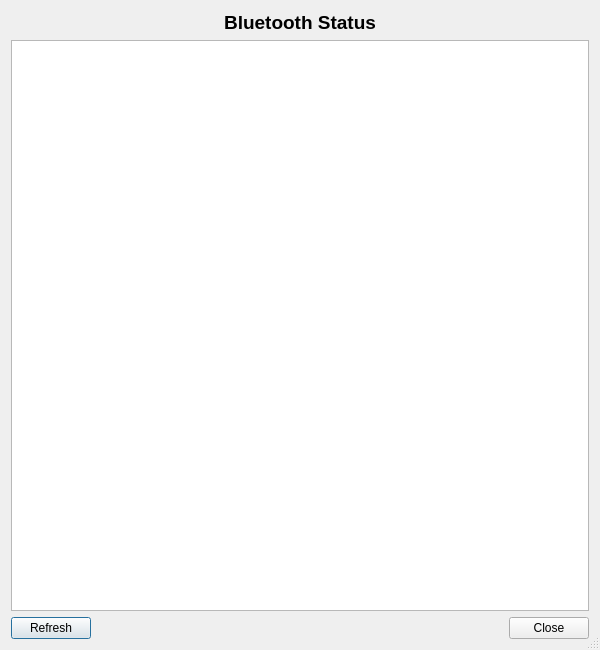
<?xml version="1.0" encoding="UTF-8"?>
<ui version="4.0">
 <class>BluetoothStatusDialog</class>
 <widget class="QDialog" name="BluetoothStatusDialog">
  <property name="geometry">
   <rect>
    <x>0</x>
    <y>0</y>
    <width>600</width>
    <height>650</height>
   </rect>
  </property>
  <property name="windowTitle">
   <string>Bluetooth Status</string>
  </property>
  <property name="sizeGripEnabled">
   <bool>true</bool>
  </property>
  <layout class="QVBoxLayout" name="verticalLayout">
   <item>
    <widget class="QLabel" name="label">
     <property name="font">
      <font>
       <pointsize>14</pointsize>
       <bold>true</bold>
      </font>
     </property>
     <property name="text">
      <string>Bluetooth Status</string>
     </property>
     <property name="alignment">
      <set>Qt::AlignmentFlag::AlignCenter</set>
     </property>
    </widget>
   </item>
   <item>
    <widget class="QTreeWidget" name="statusTree">
     <property name="rootIsDecorated">
      <bool>false</bool>
     </property>
     <property name="itemsExpandable">
      <bool>false</bool>
     </property>
     <property name="headerHidden">
      <bool>true</bool>
     </property>
     <column>
      <property name="text">
       <string notr="true">1</string>
      </property>
     </column>
    </widget>
   </item>
   <item>
    <layout class="QHBoxLayout" name="horizontalLayout">
     <item>
      <widget class="QPushButton" name="refreshButton">
       <property name="toolTip">
        <string>Press to refresh the status display.</string>
       </property>
       <property name="text">
        <string>Refresh</string>
       </property>
      </widget>
     </item>
     <item>
      <widget class="QDialogButtonBox" name="buttonBox">
       <property name="orientation">
        <enum>Qt::Orientation::Horizontal</enum>
       </property>
       <property name="standardButtons">
        <set>QDialogButtonBox::StandardButton::Close</set>
       </property>
      </widget>
     </item>
    </layout>
   </item>
  </layout>
 </widget>
 <tabstops>
  <tabstop>statusTree</tabstop>
  <tabstop>refreshButton</tabstop>
 </tabstops>
 <resources/>
 <connections>
  <connection>
   <sender>buttonBox</sender>
   <signal>accepted()</signal>
   <receiver>BluetoothStatusDialog</receiver>
   <slot>accept()</slot>
   <hints>
    <hint type="sourcelabel">
     <x>248</x>
     <y>254</y>
    </hint>
    <hint type="destinationlabel">
     <x>157</x>
     <y>274</y>
    </hint>
   </hints>
  </connection>
  <connection>
   <sender>buttonBox</sender>
   <signal>rejected()</signal>
   <receiver>BluetoothStatusDialog</receiver>
   <slot>reject()</slot>
   <hints>
    <hint type="sourcelabel">
     <x>316</x>
     <y>260</y>
    </hint>
    <hint type="destinationlabel">
     <x>286</x>
     <y>274</y>
    </hint>
   </hints>
  </connection>
 </connections>
</ui>
